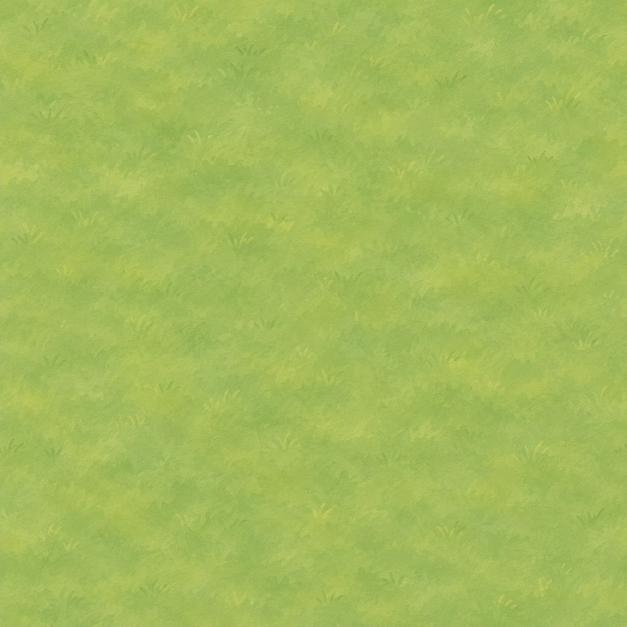
#> input picture Assets/Workspace/CozyV1/grass-v1.png, 1254 x 1254 px (shown at 1/2 size); its folder holds 5 pictures in this run
$ python StageCozyAssets.py
#> lines starting #> are read from the running program, lines starting #| are printed output that depends on the picture
### Scripts/StageV4Assets.py
"""Pack reviewed v4 PNGs into local runtime atlases. Requires Pillow."""
import argparse
import csv
import hashlib
import json
import math
from pathlib import Path
from PIL import Image

ROOT = Path(__file__).resolve().parents[1]
SEASONS = ("Xuan", "Ha", "Thu", "Dong")
DIRECTIONS = ("e", "se", "s", "sw", "w", "nw", "n", "ne")

def pack(entries, destination, name, width=2048, padding=2):
    x = y = row_height = 0
    placed = []
    for key, path, pivot, stature in entries:
        with Image.open(path) as original:
            image = original.convert("RGBA")
        if image.width + padding * 2 > width:
            raise ValueError(f"Image too wide: {path}")
        bounds = image.getchannel("A").point(lambda a: 255 if a >= 32 else 0).getbbox()
        if bounds is None:
            raise ValueError(f"Empty sprite: {path}")
        if x + image.width + padding * 2 > width:
            x = 0
            y += row_height
            row_height = 0
        placed.append((key, path, image, bounds, x + padding, y + padding, pivot, stature))
        x += image.width + padding * 2
        row_height = max(row_height, image.height + padding * 2)
    height = 1 << max(0, (y + row_height - 1).bit_length())
    if height > 4096:
        raise ValueError("Atlas exceeds review budget")
    atlas = Image.new("RGBA", (width, height))
    records = []
    for key, path, image, bounds, x, y, pivot, stature in placed:
        atlas.paste(image, (x, y))
        w, h = image.size
        # Extrude edge pixels without changing the PNG source.
        for offset in range(1, padding + 1):
            atlas.paste(image.crop((0, 0, w, 1)), (x, y - offset))
            atlas.paste(image.crop((0, h - 1, w, h)), (x, y + h - 1 + offset))
            atlas.paste(image.crop((0, 0, 1, h)), (x - offset, y))
            atlas.paste(image.crop((w - 1, 0, w, h)), (x + w - 1 + offset, y))
        l, t, r, b = bounds
        px, py = pivot if pivot is not None else ((l + r) / 2, b)
        records.append((key, x, y, w, h, l, t, r-l, b-t, stature or b-t, px, py))
    atlas.save(destination / f"{name}.png")
    with (destination / f"{name}.csv").open("w", encoding="utf-8", newline="") as output:
        writer = csv.writer(output)
        writer.writerow(("id","x","y","w","h","left","top","cw","ch","reference","px","py"))
        writer.writerows(records)
    return len(records)

# [50 lines left out: function main, not called in this run]

# [2 lines that do not run on import are left out]

### Scripts/StageCozyAssets.py
"""Stage generated cozy assets; source images remain unchanged. Requires Pillow."""
import argparse
import csv
import hashlib
import json
from pathlib import Path
from StageV4Assets import pack

ROOT=Path(__file__).resolve().parents[1]

def main():
    parser=argparse.ArgumentParser(description=__doc__)
    parser.add_argument('--configuration',choices=('Debug','Release'),default='Release')
    args=parser.parse_args()
    source=ROOT/'Assets/Workspace/CozyV1'
    destination=ROOT/f'out/build/phase-f-{args.configuration.lower()}/Assets/Cozy'
    destination.mkdir(parents=True,exist_ok=True)
    hashes={}
    # Split atlases to keep each texture within 2048x4096, without resizing sources.
    for group,names in {'ground':('grass','water','meadow'),'props':('tree','house')}.items():
        entries=[]
        for name in names:
            path=source/(name+'-v1.png')
            hashes[path.name]=hashlib.sha256(path.read_bytes()).hexdigest()
            entries.append((name,path,None,None))
        pack(entries,destination,group,width=4096 if group=="ground" else 2048,padding=16)
#> in pack, original is the input picture: PIL image 1254x1254 RGB; mean R, G, B 163.2, 187, 90.9
#> in pack, `bounds = image.getchannel("A").point(lambda a: 255 if a >= 32 else 0)...`: bounds = (0, 0, 1254, 1254)
#> in pack, `atlas = Image.new("RGBA", (width, height))`: atlas: PIL image 4096x2048 RGBA; every value is 0
#> after the loop in pack, `for key, path, image, bounds, x, y, pivot, stature in placed:`:
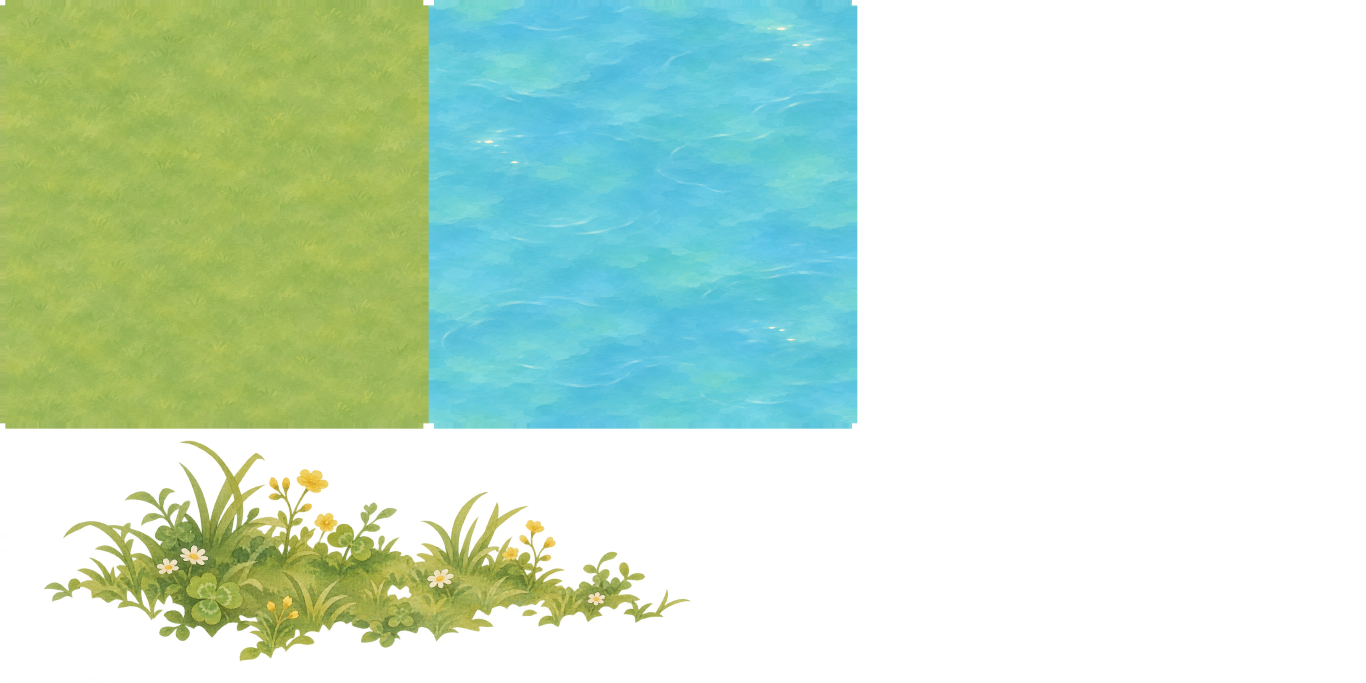
#> atlas: PIL image 4096x2048 RGBA (shown at 1/3 size); mean R, G, B, A 64, 88.9, 66.1, 113.8; transparent parts drawn white
#> pass 2 of the loop in main, `for group,names in {'ground':('grass','water','meadow'),'props':('tree..`:
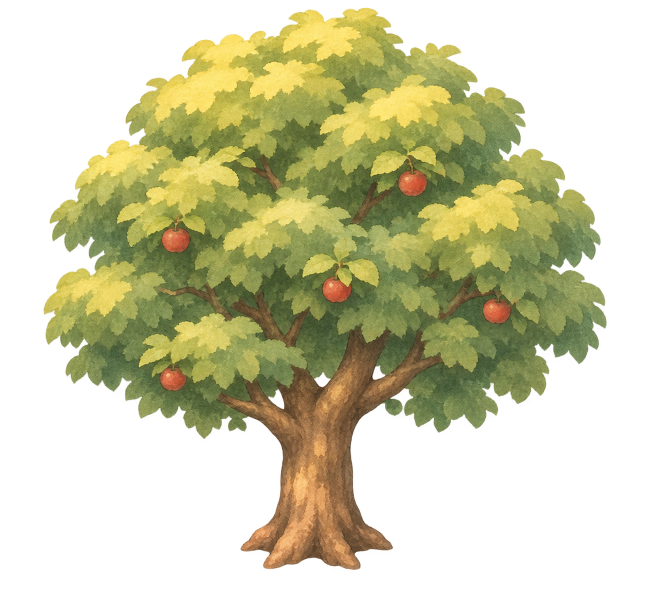
#> input picture Assets/Workspace/CozyV1/tree-v1.png, 1301 x 1209 px (shown at 1/2 size)
#> in pack, original is the input picture: PIL image 1301x1209 RGBA; mean R, G, B, A 75, 73.7, 37.9, 118.7
#> bounds = (87, 15, 1214, 1140)
#> after the loop in pack (call 2), `for key, path, image, bounds, x, y, pivot, stature in placed:`:
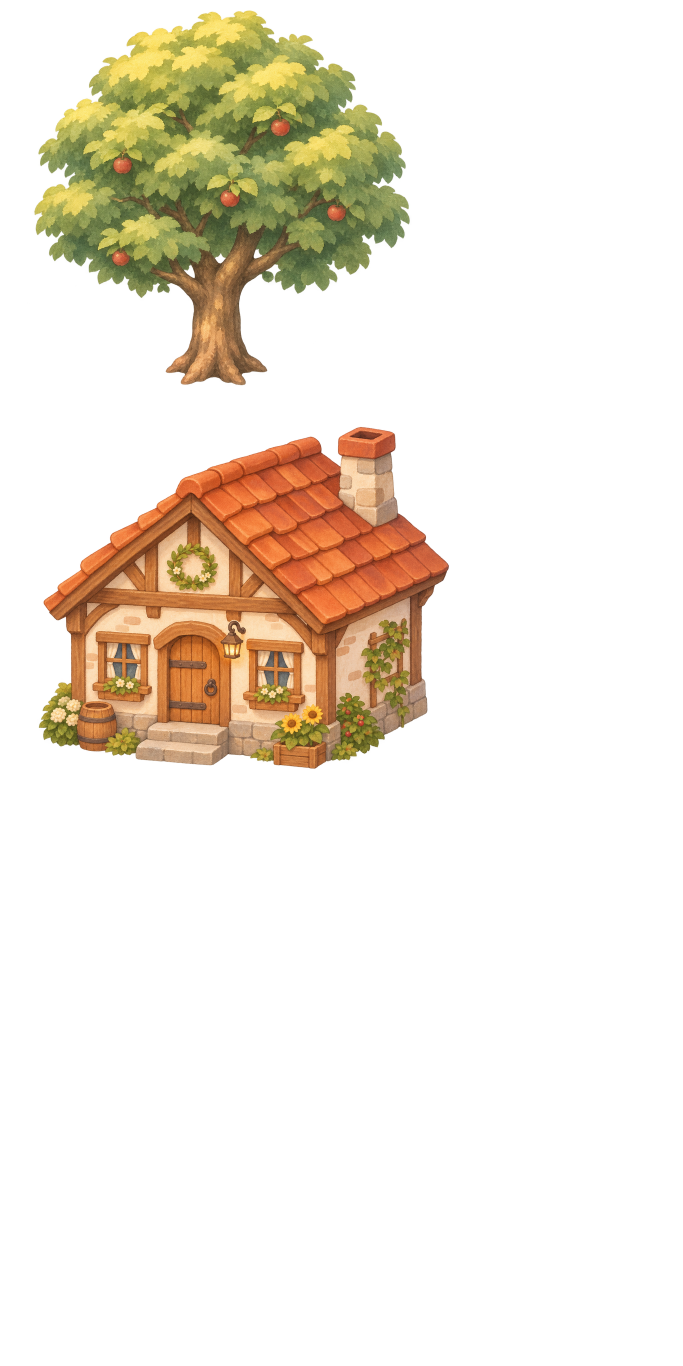
#> atlas: PIL image 2048x4096 RGBA (shown at 1/3 size); mean R, G, B, A 35.3, 27.6, 15.5, 49.3; transparent parts drawn white
    detail_source=ROOT/'Assets/Workspace/CozyV2'
    if detail_source.is_dir():
        entries=[]
#> (the run stopped early here; a loop or call above may not have finished)
